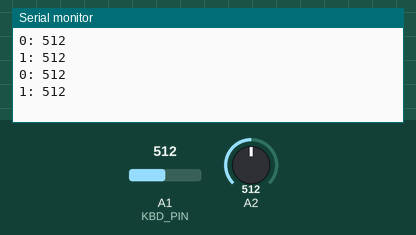
Simulated run of this sketch. Board: Arduino Uno, built with avr-gcc and run on an emulated ATmega328P. Parts: the last lines printed to the serial monitor. The test bench sets the inputs (shaded band); at power-on: A1 (KBD_PIN) = 512, A2 = 512.

Above: at 1.2 s.
1.3 s: A1 (KBD_PIN) set to 716
At 2.6 s:
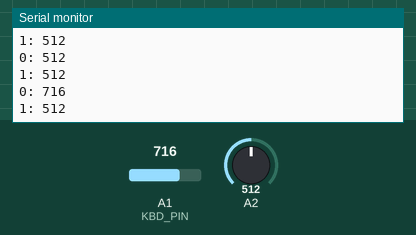
2.8 s: A2 set to 716
At 3.5 s:
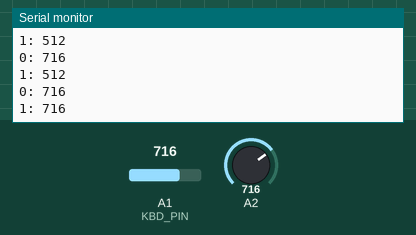
4.3 s: A1 (KBD_PIN) set to 900
At 5.6 s:
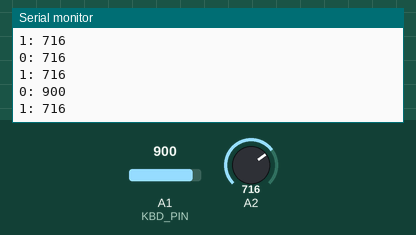
5.8 s: A2 set to 900
At 6.8 s:
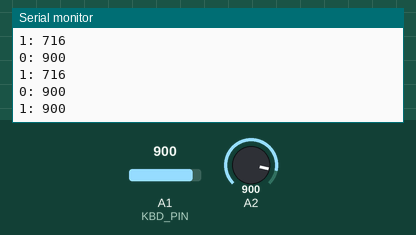
Timing chart, 0 to 8.3 s (numbered marks = the images above; inputs shaded):
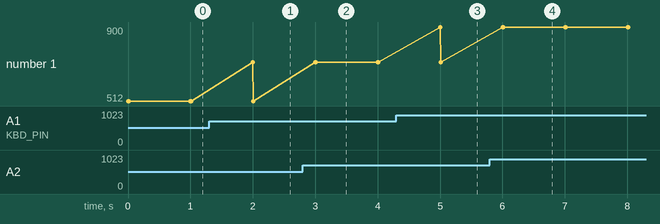

The sketch:

AnalogKbd_Test.ino
```cpp
// T124  Analog Keyboard 2 ADC
// 2015-11-08
// Row1-4: 179 - 409 - 605 - 830
// Col1-4:  0-1-2-3

#include <Arduino.h>
#include <Wire.h>
#include <SimpleTimer.h>
#define seven_x_three
#include "AnalogKbd.h"

akbd kbd(1,2,KBD_4x4);
char key;
int aval;


void setup()
{
  Serial.begin(9600);  // start serial for output
  kbd.begin();
}

void loop()
{
   while(1){
      kbd.scan();
      aval = kbd.rd_analog(0);
      Serial.print("0: ");
      Serial.println(aval);
      aval = kbd.rd_analog(1);
      key = kbd.read();
      Serial.print("1: ");
      Serial.println(aval);
      delay(1000);
      if (key) {
          Serial.println(key,DEC);
      }

  }
}
```

AnalogKbd.cpp
```cpp
#include "AnalogKbd.h"


akbd::akbd(byte col1,byte col2, byte kbd_mode)
{
  _pin_nbr[0] = col1;
  _pin_nbr[1] = col2;
  pinMode(_pin_nbr[0], INPUT);
  pinMode(_pin_nbr[1], INPUT);
  switch ( kbd_mode){

    case KBD_4x4:
       nbr_values = 8;
       key_val[0] = 43;  //1 3
       key_val[1] = 962;  //2 A
       key_val[2] = 839;  //4 6
       key_val[3] = 100;  //5 B
       key_val[4] = 747;  //7 9
       key_val[5] = 466;  //8 C
       key_val[6] = 100;  //* #
       key_val[7] = 433;   //0 D


       key_char[0][0] ='1'; key_char[0][1] ='3';
       key_char[1][0] ='2'; key_char[1][1] ='A';
       key_char[2][0] ='4'; key_char[2][1] ='6';
       key_char[3][0] ='5'; key_char[3][1] ='B';
       key_char[4][0] ='7'; key_char[4][1] ='9';
       key_char[5][0] ='8'; key_char[5][1] ='C';
       key_char[6][0] ='*'; key_char[6][1] ='#';
       key_char[7][0] ='0'; key_char[7][1] ='D';

       break;
    case KBD_4x3:
       nbr_values = 6;
       key_val[0] = 739;  //1 7
       key_val[1] = 458;  //4 *
       key_val[2] = 421;  //2 8
       key_val[3] = 183;  //5 0
       key_val[4] = 108;  //3 9
       key_val[5] = 35;   //6 #

       key_char[0][0] ='1'; key_char[0][1] ='7';
       key_char[1][0] ='4'; key_char[1][1] ='*';
       key_char[2][0] ='2'; key_char[2][1] ='8';
       key_char[3][0] ='5'; key_char[3][1] ='0';
       key_char[4][0] ='3'; key_char[4][1] ='9';
       key_char[5][0] ='6'; key_char[5][1] ='#';

       break;
  }

}

void akbd::begin(void)
{
  kbdState=0;
}


/* Keyboard layout
  {'1','2','3','A'},
  {'4','5','6','B'},
  {'7','8','9','C'},
  {'*','0','#','D'}
*/
void akbd::set_aval(byte key_indx, unsigned int key_value){
    key_val[key_indx] = key_value;
}

//int kbdPin = 15;
int akbd::rd_analog(byte cIndx){
  return( analogRead(_pin_nbr[cIndx]));
}

void akbd::scan(void) {
  int kbdVal = 0;
  int d;
  int row=0;
  char k=0;
  byte col=0;
  boolean done=false;

  while (! done){
    kbdVal = analogRead(_pin_nbr[col]);
    if (kbdVal > KEY_TOL ) done = true;
    else col++;
    if (col>= NBR_COL) done = true;
  }
  if (kbdVal > KEY_TOL ){
    done = false;
    while (! done ){
      d = kbdVal-key_val[row];
      d = abs(d);
      if (d <= KEY_TOL) {
        k = key_char[row][col];
        done = true;
      }
      else row++;
      if (row>=nbr_values) done = true;
    }

    switch( kbdState ){
      case 0:  // no key pressed
        if (k) {
           lastKey = k;
           kbdDebCntr=KBD_DEB;
           kbdState= 1;
        }
        break;
      case 1:  // key pressed but debounce still active
         if (k == lastKey) {
           if (kbdDebCntr) kbdDebCntr--;
           else kbdState= 2;
         } else kbdState = 0;
         break;
      case 2:  // key pressed and accepted, not read
          if (k != lastKey) kbdState = 0;
          break;
      case 3:  // key read
           if (k != lastKey) kbdState = 0;
           break;
      }
      if (kbdState == 0){
         lastKey = k;
         kbdDebCntr=KBD_DEB;
      }
   } else kbdState = 0;   // no key pressed
}


char akbd::read(void){
  if (kbdState == 2){
     kbdState = 3;
     return(lastKey);
  } else return(0);
}
```

AnalogKbd.h
```cpp
#ifndef __akbd_h__
#define __akbd_h__
#include <Arduino.h>

#define KBD_4x4 1
#define KBD_4x3 2
#define MAX_NBR_VALUES 8
#define NBR_COL 2
#define KBD_PIN 15
#define KEY_TOL 16
#define KBD_DEB 4


class akbd
{
  public:
    akbd(byte col1,byte col2,byte kbd_mode);
    void begin(void);
    void set_aval(byte key_indx, unsigned int key_value);
    void scan(void);
    char read(void);
    int rd_analog(byte cIndx);
  private:
    byte _pin_nbr[NBR_COL];
    volatile char lastKey;
    volatile int  kbdDebCntr;
    volatile int  kbdState;
    volatile int  nbr_values;
    unsigned int  key_val[MAX_NBR_VALUES];
    char key_char[MAX_NBR_VALUES][NBR_COL];


};

#endif
```

Measured:
- after the input at 1.3 s, the serial monitor: prints a new line after 0.70 s (image 1)
- after the input at 2.8 s, the serial monitor: prints a new line after 0.21 s (image 2)
- after the input at 4.3 s, the serial monitor: prints a new line after 0.70 s (image 3)
- after the input at 5.8 s, the serial monitor: prints a new line after 0.21 s (image 4)
